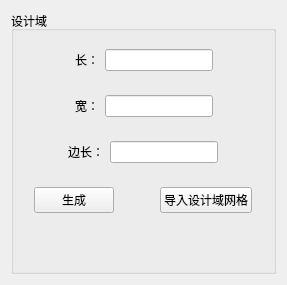
<?xml version="1.0" encoding="UTF-8"?>
<ui version="4.0">
 <class>DesignZoneWidget</class>
 <widget class="QWidget" name="DesignZoneWidget">
  <property name="geometry">
   <rect>
    <x>0</x>
    <y>0</y>
    <width>287</width>
    <height>269</height>
   </rect>
  </property>
  <property name="windowTitle">
   <string>Form</string>
  </property>
  <layout class="QVBoxLayout" name="verticalLayout_2">
   <item>
    <widget class="QGroupBox" name="groupBox">
     <property name="enabled">
      <bool>true</bool>
     </property>
     <property name="sizePolicy">
      <sizepolicy hsizetype="Expanding" vsizetype="Minimum">
       <horstretch>0</horstretch>
       <verstretch>0</verstretch>
      </sizepolicy>
     </property>
     <property name="title">
      <string>设计域</string>
     </property>
     <layout class="QVBoxLayout" name="verticalLayout">
      <item>
       <widget class="QWidget" name="widget" native="true">
        <layout class="QHBoxLayout" name="horizontalLayout">
         <item>
          <spacer name="horizontalSpacer_3">
           <property name="orientation">
            <enum>Qt::Horizontal</enum>
           </property>
           <property name="sizeHint" stdset="0">
            <size>
             <width>40</width>
             <height>20</height>
            </size>
           </property>
          </spacer>
         </item>
         <item>
          <widget class="QLabel" name="label">
           <property name="text">
            <string>长：</string>
           </property>
          </widget>
         </item>
         <item>
          <widget class="QLineEdit" name="lineEdit">
           <property name="sizePolicy">
            <sizepolicy hsizetype="Fixed" vsizetype="Fixed">
             <horstretch>0</horstretch>
             <verstretch>0</verstretch>
            </sizepolicy>
           </property>
          </widget>
         </item>
         <item>
          <spacer name="horizontalSpacer_4">
           <property name="orientation">
            <enum>Qt::Horizontal</enum>
           </property>
           <property name="sizeHint" stdset="0">
            <size>
             <width>40</width>
             <height>20</height>
            </size>
           </property>
          </spacer>
         </item>
        </layout>
       </widget>
      </item>
      <item>
       <widget class="QWidget" name="widget_2" native="true">
        <layout class="QHBoxLayout" name="horizontalLayout_2">
         <item>
          <spacer name="horizontalSpacer">
           <property name="orientation">
            <enum>Qt::Horizontal</enum>
           </property>
           <property name="sizeHint" stdset="0">
            <size>
             <width>40</width>
             <height>20</height>
            </size>
           </property>
          </spacer>
         </item>
         <item>
          <widget class="QLabel" name="label_2">
           <property name="text">
            <string>宽：</string>
           </property>
          </widget>
         </item>
         <item>
          <widget class="QLineEdit" name="lineEdit_2">
           <property name="sizePolicy">
            <sizepolicy hsizetype="Fixed" vsizetype="Fixed">
             <horstretch>0</horstretch>
             <verstretch>0</verstretch>
            </sizepolicy>
           </property>
          </widget>
         </item>
         <item>
          <spacer name="horizontalSpacer_2">
           <property name="orientation">
            <enum>Qt::Horizontal</enum>
           </property>
           <property name="sizeHint" stdset="0">
            <size>
             <width>40</width>
             <height>20</height>
            </size>
           </property>
          </spacer>
         </item>
        </layout>
       </widget>
      </item>
      <item>
       <widget class="QWidget" name="widget_3" native="true">
        <layout class="QHBoxLayout" name="horizontalLayout_3">
         <item>
          <spacer name="horizontalSpacer_5">
           <property name="orientation">
            <enum>Qt::Horizontal</enum>
           </property>
           <property name="sizeHint" stdset="0">
            <size>
             <width>40</width>
             <height>20</height>
            </size>
           </property>
          </spacer>
         </item>
         <item>
          <widget class="QLabel" name="label_3">
           <property name="text">
            <string>边长：</string>
           </property>
          </widget>
         </item>
         <item>
          <widget class="QLineEdit" name="lineEdit_3">
           <property name="sizePolicy">
            <sizepolicy hsizetype="Fixed" vsizetype="Fixed">
             <horstretch>0</horstretch>
             <verstretch>0</verstretch>
            </sizepolicy>
           </property>
          </widget>
         </item>
         <item>
          <spacer name="horizontalSpacer_6">
           <property name="orientation">
            <enum>Qt::Horizontal</enum>
           </property>
           <property name="sizeHint" stdset="0">
            <size>
             <width>40</width>
             <height>20</height>
            </size>
           </property>
          </spacer>
         </item>
        </layout>
       </widget>
      </item>
      <item>
       <widget class="QWidget" name="widget_4" native="true">
        <layout class="QHBoxLayout" name="horizontalLayout_4">
         <item>
          <spacer name="horizontalSpacer_7">
           <property name="orientation">
            <enum>Qt::Horizontal</enum>
           </property>
           <property name="sizeHint" stdset="0">
            <size>
             <width>40</width>
             <height>20</height>
            </size>
           </property>
          </spacer>
         </item>
         <item>
          <widget class="QPushButton" name="generateButton">
           <property name="text">
            <string>生成</string>
           </property>
          </widget>
         </item>
         <item>
          <spacer name="horizontalSpacer_9">
           <property name="orientation">
            <enum>Qt::Horizontal</enum>
           </property>
           <property name="sizeType">
            <enum>QSizePolicy::Fixed</enum>
           </property>
           <property name="sizeHint" stdset="0">
            <size>
             <width>40</width>
             <height>20</height>
            </size>
           </property>
          </spacer>
         </item>
         <item>
          <widget class="QPushButton" name="importDesignGridButton">
           <property name="text">
            <string>导入设计域网格</string>
           </property>
           <property name="checkable">
            <bool>false</bool>
           </property>
          </widget>
         </item>
         <item>
          <spacer name="horizontalSpacer_8">
           <property name="orientation">
            <enum>Qt::Horizontal</enum>
           </property>
           <property name="sizeHint" stdset="0">
            <size>
             <width>40</width>
             <height>20</height>
            </size>
           </property>
          </spacer>
         </item>
        </layout>
       </widget>
      </item>
      <item>
       <spacer name="verticalSpacer_2">
        <property name="orientation">
         <enum>Qt::Vertical</enum>
        </property>
        <property name="sizeHint" stdset="0">
         <size>
          <width>20</width>
          <height>40</height>
         </size>
        </property>
       </spacer>
      </item>
     </layout>
    </widget>
   </item>
  </layout>
 </widget>
 <resources/>
 <connections/>
</ui>
